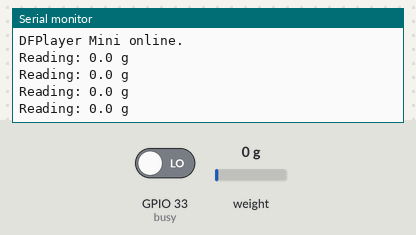
The sketch below on a simulated ESP32. On the bench: the last lines printed to the serial monitor. The inputs (shaded band) are chosen by the test bench; at power-on: weight on the scale 0 g, GPIO 33 (busy) LOW. Random numbers use the default seed unless the sketch sets one; the audio player accepts every command and is not drawn.

Above: at 4.7 s.
4.8 s: weight on the scale set to 100 g
At 6.1 s:
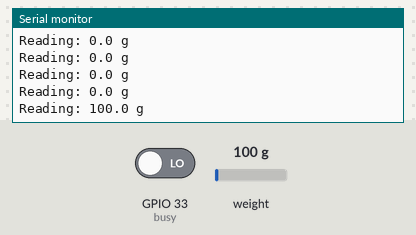
7.8 s: weight on the scale set to 1250 g
At 14.4 s:
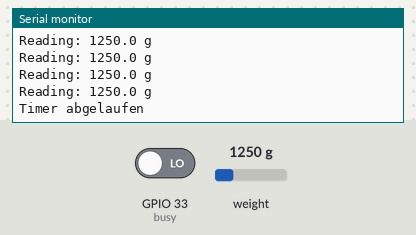
Timing chart, 0 to 15.3 s (numbered marks = the images above; inputs shaded):
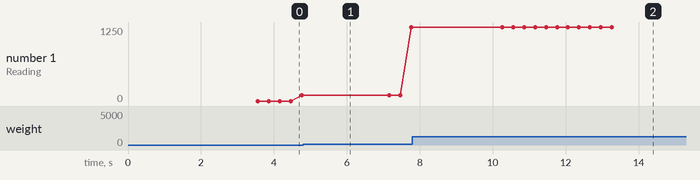

The sketch:

halloween.ino
```cpp
//Verbesserungswürdig aber okee.

//based on @achnina (https://achnina.info/logbuch/f/die-jodelnde-trinkflasche, https://create.arduino.cc/editor/achninaa/1f74cf62-a077-4d1f-be6b-a2a84c827b16/preview)

#include "DFRobotDFPlayerMini.h"
#include <Arduino.h>
#include "HX711.h"

//Zum Kalibrieren
#define calibration_factor 430 //Vorher festgestellten Wert einsetzen

//Pins vom HX711
#define DOUT  26
#define CLK  25

HX711 scale;

unsigned long timealt;
int wiegen = 0;
int altgewicht;
int trinksoll = 150;   // Wie viel Gramm sollen fehlen?

int busy = 33;


HardwareSerial mySoftwareSerial(1);
DFRobotDFPlayerMini myDFPlayer;
void printDetail(uint8_t type, int value);

void setup() {
  Serial.begin(9600);
  mySoftwareSerial.begin(9600, SERIAL_8N1, 19, 18);  // speed, type, RX, TX
  pinMode(busy, INPUT);

  //Standard DF Player Code @achnina
  Serial.println();
  Serial.println(F("DFRobot DFPlayer Mini Demo"));
  Serial.println(F("Initializing DFPlayer ... (May take 3~5 seconds)"));

  if (!myDFPlayer.begin(mySoftwareSerial, false)) {  //Use softwareSerial to communicate with mp3.

    Serial.println(myDFPlayer.readType(), HEX);
    Serial.println(F("Unable to begin:"));
    Serial.println(F("1.Please recheck the connection!"));
    Serial.println(F("2.Please insert the SD card!"));
    while (true);
  }
  Serial.println(F("DFPlayer Mini online."));

  myDFPlayer.setTimeOut(500); //Set serial communictaion time out 500ms

  //----Set volume----
  myDFPlayer.volume(30);  //Set volume value (0~30).

  myDFPlayer.EQ(DFPLAYER_EQ_NORMAL);
  myDFPlayer.outputDevice(DFPLAYER_DEVICE_SD);
  int delayms = 100;
  //Standard DF Copy Pasta Ende


  scale.begin(DOUT, CLK);
  scale.set_scale(calibration_factor);
  delay(2000);
  scale.tare(); //Reset scale to 0
  timealt = millis();
  myDFPlayer.play(5);
}


void loop() {
  //Wiegen
  Serial.print("Reading: ");
  Serial.print(scale.get_units(), 1);
  Serial.print(" g");
  Serial.println();

  //Wenn etwas neu drauf steht (>50g) oder das Gewicht höher ist als vorher (neue Flasche starten),
  //dann setze das Startgewicht und beginne Timer!
  if (scale.get_units() > 50 && wiegen == 0 or scale.get_units() > altgewicht + 100) {
    delay(2000); //Doppelte Abfrage mit Pause um falsche Messungen beim Draufstellen zu vermeiden
    if (scale.get_units() > 50 or scale.get_units() > altgewicht + 100) {
      altgewicht = scale.get_units();
      Serial.print("Gewicht wird gesetzt: ");
      Serial.println(altgewicht);
      wiegen ++;
    }
  }

// Wenn Timer abgelaufen und etwas steht auf der Plattform:

  if (timealt + 10000 <= millis() && scale.get_units() > 50) {     // Hier Timerlänge bestimmen, zum Testen auf 10 Sekunden
    Serial.println("Timer abgelaufen");
    //Solange jodeln, bis genug Gewicht fehlt
    while (scale.get_units() > altgewicht - trinksoll or scale.get_units() < 50) {
      if (digitalRead(busy) == HIGH) {
        myDFPlayer.play(random(0, 5));
      }
      //Auch aufhören, wenn neue volle Flasche aufgestellt wird
      if (scale.get_units() > altgewicht + 100) {
        break;
      }
      delay(1000);
    }
    //Durchlauf beendet, alles stoppen und neu setzen
    myDFPlayer.stop();
    wiegen = 0;
    Serial.print("Timer und Gewicht wird neu gesetzt.");
    timealt = millis();
  }


} //Loop Ende ------------------------
```

Measured:
- after the input at 7.8 s, the serial monitor: prints a new line after 2.5 s (image 2)
- plotted number 1: 100 → 1250 after the input at 4.8 s
